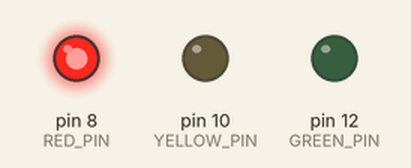
Recording of a sketch running on a simulated Arduino Uno, built with avr-gcc and run on an emulated ATmega328P. On the bench: output pins drawn as LEDs (lit = HIGH).

Above: at 1.5 s.
At 3.5 s:
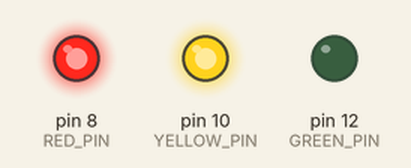
At 5.5 s:
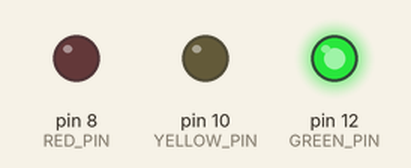
At 8.2 s:
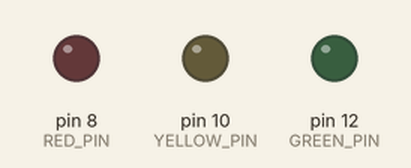
At 10.5 s:
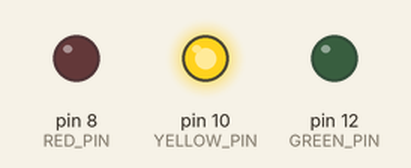
Timing chart, 0 to 14.3 s (numbered marks = the images above):
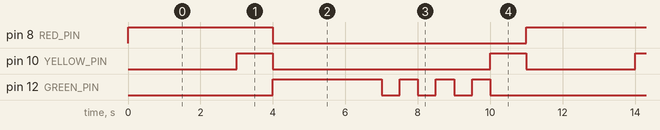

Measured:
- by itself, pin 8 (RED_PIN): alternates HIGH for 4.0 s and LOW for 7.0 s
- by itself, pin 10 (YELLOW_PIN): repeats every 11.0 s: LOW 6.0 s, HIGH 1.0 s, LOW 3.0 s, HIGH 1.0 s
- by itself, pin 12 (GREEN_PIN): repeats every 11.0 s: 3 × (LOW 0.50 s, HIGH 0.50 s), LOW 5.0 s, HIGH 3.0 s

The sketch:

s1.3_traf_ints.ino
```cpp
#define RED_PIN 8
#define YELLOW_PIN 10
#define GREEN_PIN 12

//создаем переменные, в которых будет храниться время задержки для каждой фазы в миллисекундах
//int - тип данных, целые числа от -32768 до 32767
// = - оператор присваивания
int red_on = 3000;
int red_yellow_on = 1000;
int green_on = 3000;
int green_blink = 500;
int yellow_on = 1000;

void setup() {
  //порты, к которым подключены светодиоды - выходы
  pinMode(RED_PIN, OUTPUT);
  pinMode(YELLOW_PIN, OUTPUT);
  pinMode(GREEN_PIN, OUTPUT);

}

void loop() {
  //включаем напряжение на RED_PIN выходе (туда подключен красный)
  digitalWrite(RED_PIN, HIGH);
  //ждем, пока красный горит
  delay(red_on);
  //включаем напряжение на YELLOW_PIN выходе (желтый)
  digitalWrite(YELLOW_PIN, HIGH);
  delay(red_yellow_on);

  //выключаем RED_PIN и YELLOW_PIN, включаем GREEN_PIN (зеленый)
  digitalWrite(RED_PIN, LOW);
  digitalWrite(YELLOW_PIN, LOW);
  digitalWrite(GREEN_PIN, HIGH);
  delay(green_on);
  digitalWrite(GREEN_PIN, LOW);

  //трижды включаем и выключаем зеленый
  delay(green_blink);
  digitalWrite(GREEN_PIN, HIGH);
  delay(green_blink);
  digitalWrite(GREEN_PIN, LOW);
  delay(green_blink);
  digitalWrite(GREEN_PIN, HIGH);
  delay(green_blink);
  digitalWrite(GREEN_PIN, LOW);
  delay(green_blink);
  digitalWrite(GREEN_PIN, HIGH);
  delay(green_blink);
  digitalWrite(GREEN_PIN, LOW);

  //одинокий желтый
  digitalWrite(YELLOW_PIN, HIGH);
  delay(yellow_on);
  digitalWrite(YELLOW_PIN, LOW);

}
```
